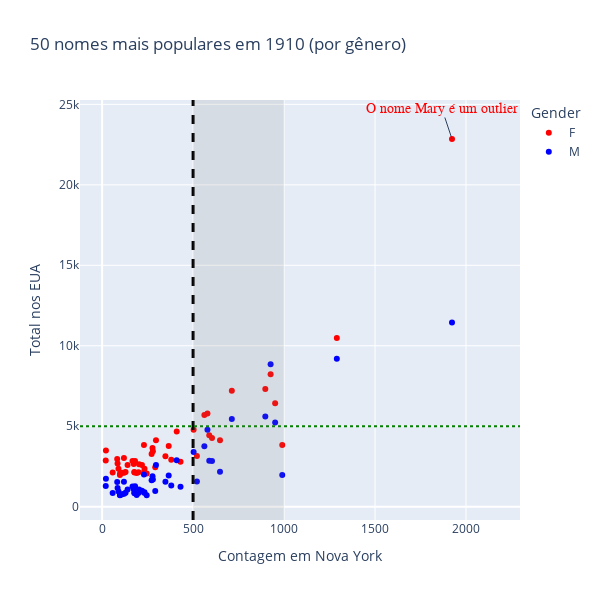

Notebook cell for this chart:
### Markdown cell above
**Retângulos**  
Podemos adicionar retângulos à nossa visualização como uma maneira de destacar alguma área do gráfico. Para isso, podemos utilizar os métodos `fig.add_hrect` ou `fig.add_vrect` com os seguintes parâmetros:

> * **x0 e x1** definem o início e o final da área vertical destacada, respectivamente. Somente para `vrect`!
> * **y0 e y1** definem o início e o final da área horizontal destacada, respectivamente. Somente para `hrect`!
> * **fillcolor** é o parâmetro que define a cor da área a ser criada
> * **opacity** é o parâmetro que define a opacidade da área a ser criada
> * **line_width** é o parâmetro que define a espessura da linha que delimita a área criada

### Code cell
fig.add_vrect(x0=500, x1=1000, line_width=0, fillcolor="grey", opacity=0.15)
fig.show()

### Figure 1 — Plotly figure (JSON) as saved in the notebook; plotly's stock layout.template omitted (floating-point values rounded to 4 significant figures)
{"data": [{"customdata": [["Mary"], ["Helen"], ["Margaret"], ["Dorothy"], ["Ruth"], ["Anna"], ["Elizabeth"], ["Mildred"], ["Marie"], ["Alice"], ["Frances"], ["Florence"], ["Ethel"], ["Lillian"], ["Gladys"], ["Rose"], ["Evelyn"], ["Edna"], ["Annie"], ["Louise"], ["Irene"], ["Catherine"], ["Grace"], ["Hazel"], ["Thelma"], ["Gertrude"], ["Ruby"], ["Virginia"], ["Martha"], ["Josephine"], ["Lucille"], ["Clara"], ["Bertha"], ["Emma"], ["Edith"], ["Beatrice"], ["Bessie"], ["Esther"], ["Pearl"], ["Sarah"], ["Agnes"], ["Pauline"], ["Myrtle"], ["Elsie"], ["Eva"], ["Mabel"], ["Ida"], ["Viola"], ["Julia"], ["Minnie"]], "hovertemplate": "Gender=F<br>Contagem em Nova York=%{x}<br>Total nos EUA=%{y}<br>Name=%{customdata[0]}<extra></extra>", "legendgroup": "F", "marker": {"color": "Red", "symbol": "circle"}, "mode": "markers", "name": "F", "orientation": "v", "showlegend": true, "type": "scatter", "x": [1923, 1290, 926, 897, 713, 951, 579, 562, 503, 410, 589, 604, 296, 648, 230, 990, 366, 277, 21, 279, 272, 521, 348, 120, 83, 380, 20, 181, 167, 431, 85, 174, 203, 140, 219, 292, 90, 233, 129, 177, 231, 200, 58, 178, 121, 110, 190, 99, 245, 98], "xaxis": "x", "y": [22848, 10479, 8222, 7314, 7209, 6433, 5791, 5690, 4778, 4666, 4443, 4272, 4129, 4120, 3838, 3828, 3765, 3650, 3492, 3448, 3269, 3147, 3134, 3018, 2966, 2918, 2875, 2838, 2837, 2793, 2680, 2649, 2638, 2591, 2586, 2455, 2360, 2358, 2152, 2150, 2149, 2140, 2130, 2123, 2114, 2111, 2092, 2083, 2055, 1961], "yaxis": "y"}, {"customdata": [["John"], ["James"], ["William"], ["Robert"], ["George"], ["Joseph"], ["Charles"], ["Frank"], ["Edward"], ["Henry"], ["Willie"], ["Thomas"], ["Walter"], ["Albert"], ["Paul"], ["Harry"], ["Arthur"], ["Harold"], ["Raymond"], ["Clarence"], ["Richard"], ["Fred"], ["Jack"], ["Louis"], ["Joe"], ["Carl"], ["Howard"], ["Ralph"], ["Roy"], ["David"], ["Ernest"], ["Samuel"], ["Charlie"], ["Earl"], ["Lawrence"], ["Francis"], ["Anthony"], ["Alfred"], ["Kenneth"], ["Eugene"], ["Herbert"], ["Sam"], ["Andrew"], ["Donald"], ["Michael"], ["Leonard"], ["Elmer"], ["Stanley"], ["Lee"], ["Leroy"]], "hovertemplate": "Gender=M<br>Contagem em Nova York=%{x}<br>Total nos EUA=%{y}<br>Name=%{customdata[0]}<extra></extra>", "legendgroup": "M", "marker": {"color": "Blue", "symbol": "circle"}, "mode": "markers", "name": "M", "orientation": "v", "showlegend": true, "type": "scatter", "x": [1923, 1290, 926, 897, 713, 951, 579, 562, 503, 410, 589, 604, 296, 648, 230, 990, 366, 277, 21, 279, 272, 521, 348, 120, 83, 380, 20, 181, 167, 431, 85, 174, 203, 140, 219, 292, 90, 233, 129, 177, 231, 200, 58, 178, 121, 110, 190, 99, 245, 98], "xaxis": "x", "y": [11450, 9192, 8844, 5610, 5441, 5226, 4781, 3761, 3403, 2884, 2852, 2842, 2584, 2175, 1998, 1961, 1931, 1896, 1728, 1687, 1643, 1569, 1554, 1547, 1526, 1318, 1284, 1262, 1245, 1243, 1152, 1085, 1073, 1071, 984, 978, 936, 899, 865, 862, 861, 847, 845, 833, 795, 767, 725, 721, 716, 709], "yaxis": "y"}], "layout": {"annotations": [{"font": {"color": "Red", "family": "Trebuchet", "size": 14}, "showarrow": true, "text": "O nome Mary é um outlier", "x": 1923, "y": 22848}], "height": 600, "legend": {"title": {"text": "Gender"}, "tracegroupgap": 0}, "shapes": [{"line": {"color": "black", "dash": "dash", "width": 3}, "type": "line", "x0": 500, "x1": 500, "xref": "x", "y0": 0, "y1": 1, "yref": "y domain"}, {"line": {"color": "green", "dash": "dot", "width": 2}, "type": "line", "x0": 0, "x1": 1, "xref": "x domain", "y0": 5000, "y1": 5000, "yref": "y"}, {"fillcolor": "grey", "line": {"width": 0}, "opacity": 0.15, "type": "rect", "x0": 500, "x1": 1000, "xref": "x", "y0": 0, "y1": 1, "yref": "y domain"}], "title": {"text": "50 nomes mais populares em 1910 (por gênero)"}, "width": 600, "xaxis": {"anchor": "y", "domain": [0, 1], "title": {"text": "Contagem em Nova York"}}, "yaxis": {"anchor": "x", "domain": [0, 1], "title": {"text": "Total nos EUA"}}}}
